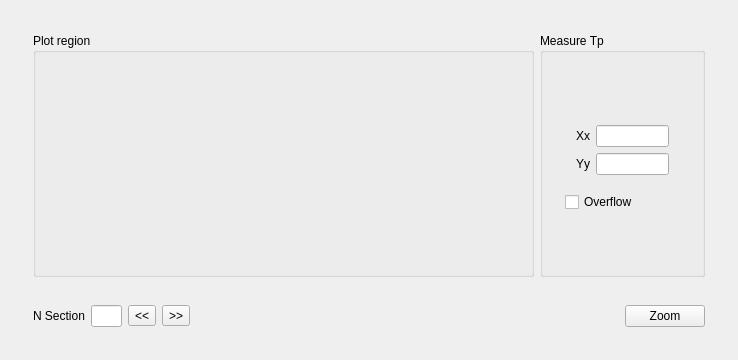
<ui version="4.0" >
 <class>XplotGUIClass</class>
 <widget class="QWidget" name="XplotGUIClass" >
  <property name="geometry" >
   <rect>
    <x>0</x>
    <y>0</y>
    <width>738</width>
    <height>360</height>
   </rect>
  </property>
  <property name="windowTitle" >
   <string>Xarcos Plot</string>
  </property>
  <layout class="QGridLayout" >
   <property name="margin" >
    <number>11</number>
   </property>
   <property name="spacing" >
    <number>6</number>
   </property>
   <item row="0" column="0" >
    <layout class="QVBoxLayout" >
     <property name="margin" >
      <number>11</number>
     </property>
     <property name="spacing" >
      <number>6</number>
     </property>
     <item>
      <layout class="QHBoxLayout" >
       <property name="margin" >
        <number>11</number>
       </property>
       <property name="spacing" >
        <number>6</number>
       </property>
       <item>
        <widget class="QGroupBox" name="groupBox" >
         <property name="title" >
          <string>Plot region</string>
         </property>
         <layout class="QGridLayout" >
          <property name="margin" >
           <number>11</number>
          </property>
          <property name="spacing" >
           <number>6</number>
          </property>
          <item row="0" column="0" >
           <widget class="QWidget" native="1" name="mywidget" />
          </item>
         </layout>
        </widget>
       </item>
       <item>
        <widget class="QGroupBox" name="groupBox_2" >
         <property name="minimumSize" >
          <size>
           <width>165</width>
           <height>0</height>
          </size>
         </property>
         <property name="maximumSize" >
          <size>
           <width>130</width>
           <height>16777215</height>
          </size>
         </property>
         <property name="title" >
          <string>Measure Tp</string>
         </property>
         <layout class="QGridLayout" >
          <property name="margin" >
           <number>11</number>
          </property>
          <property name="spacing" >
           <number>6</number>
          </property>
          <item row="0" column="0" >
           <layout class="QVBoxLayout" >
            <property name="margin" >
             <number>11</number>
            </property>
            <property name="spacing" >
             <number>6</number>
            </property>
            <item>
             <layout class="QGridLayout" >
              <property name="margin" >
               <number>11</number>
              </property>
              <property name="spacing" >
               <number>6</number>
              </property>
              <item row="0" column="0" >
               <widget class="QLabel" name="label" >
                <property name="text" >
                 <string>Xx</string>
                </property>
               </widget>
              </item>
              <item row="0" column="1" >
               <widget class="QLineEdit" name="Xx" >
                <property name="minimumSize" >
                 <size>
                  <width>66</width>
                  <height>0</height>
                 </size>
                </property>
                <property name="maximumSize" >
                 <size>
                  <width>100</width>
                  <height>16777215</height>
                 </size>
                </property>
                <property name="readOnly" >
                 <bool>true</bool>
                </property>
               </widget>
              </item>
              <item row="1" column="0" >
               <widget class="QLabel" name="label_2" >
                <property name="text" >
                 <string>Yy</string>
                </property>
               </widget>
              </item>
              <item row="1" column="1" >
               <widget class="QLineEdit" name="Yy" >
                <property name="minimumSize" >
                 <size>
                  <width>66</width>
                  <height>0</height>
                 </size>
                </property>
                <property name="maximumSize" >
                 <size>
                  <width>100</width>
                  <height>16777215</height>
                 </size>
                </property>
                <property name="readOnly" >
                 <bool>true</bool>
                </property>
               </widget>
              </item>
             </layout>
            </item>
            <item>
             <widget class="QCheckBox" name="checkOverFlow" >
              <property name="text" >
               <string>Overflow</string>
              </property>
             </widget>
            </item>
           </layout>
          </item>
         </layout>
        </widget>
       </item>
      </layout>
     </item>
     <item>
      <layout class="QHBoxLayout" >
       <property name="margin" >
        <number>11</number>
       </property>
       <property name="spacing" >
        <number>6</number>
       </property>
       <item>
        <widget class="QLabel" name="label_8" >
         <property name="text" >
          <string>N Section</string>
         </property>
        </widget>
       </item>
       <item>
        <widget class="QLineEdit" name="SezioneCorrente" >
         <property name="maximumSize" >
          <size>
           <width>31</width>
           <height>16777215</height>
          </size>
         </property>
         <property name="readOnly" >
          <bool>true</bool>
         </property>
        </widget>
       </item>
       <item>
        <widget class="QToolButton" name="pushButtonPrec" >
         <property name="text" >
          <string>&lt;&lt;</string>
         </property>
        </widget>
       </item>
       <item>
        <widget class="QToolButton" name="pushButtonSucc" >
         <property name="text" >
          <string>>></string>
         </property>
        </widget>
       </item>
       <item>
        <spacer>
         <property name="orientation" >
          <enum>Qt::Horizontal</enum>
         </property>
         <property name="sizeHint" >
          <size>
           <width>428</width>
           <height>17</height>
          </size>
         </property>
        </spacer>
       </item>
       <item>
        <widget class="QPushButton" name="pushButtonZoom" >
         <property name="text" >
          <string>Zoom</string>
         </property>
        </widget>
       </item>
      </layout>
     </item>
    </layout>
   </item>
  </layout>
 </widget>
 <layoutdefault spacing="6" margin="11" />
 <resources/>
 <connections/>
</ui>
